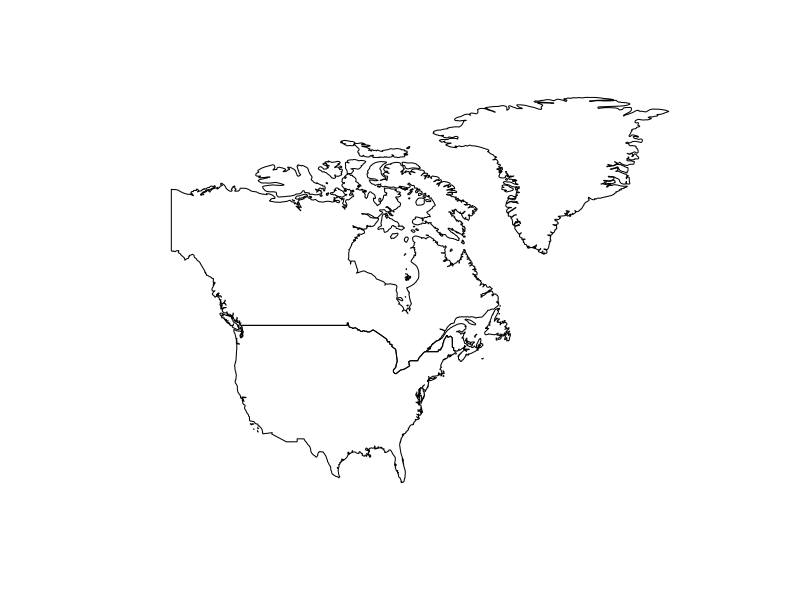

Write R code to recreate this figure.
## ---- chunk 1
library(sf)
library(units)

#' Given degrees and minutes calculate the coordinate
#' in degrees
as_degree <- function(degrees, minutes) {
  d <- set_units(degrees, "arc_degrees")
  m <- set_units(minutes, "arc_minutes") |> 
    set_units("arc_degrees")
  d + m
}

# get the country shapes
x <- rnaturalearthdata::countries50 |>  st_as_sf() 

# filter to North America
usa <- x |> 
  dplyr::filter(continent == "North America", 
                subregion == "Northern America") |> 
  st_geometry() 

# Create a bounding box to crop myself to 
crp <- st_bbox(c(xmin = -128, xmax = 0, ymin = 18, ymax = 61))

# plot N. America
usa |> 
  st_cast("POLYGON") |> 
  st_as_sf() |> 
  st_filter(
    st_as_sfc(crp) |> 
      st_as_sf(crs = st_crs(usa))
    ) |>
  plot()


# add planes location.
plot(
  st_point(c(-as_degree(61, 19), as_degree(57, 46))),
  add = TRUE,
  col = "red",
  pch = 16
)
